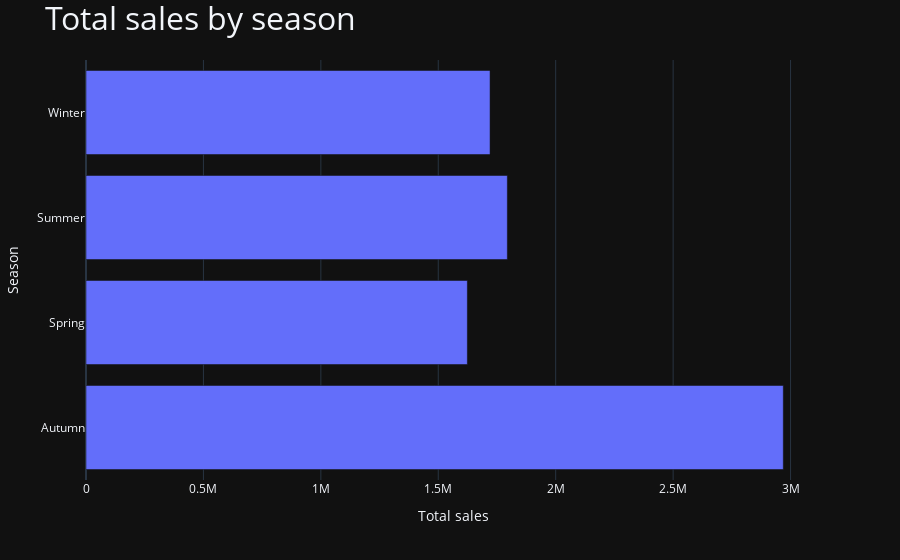

Write notebook code for a chart like this one.
### Code cell
fig = px.bar(y=Season.index, x=Season.values)
fig.update_layout(
    title="Total sales by season",
    yaxis_title="Season",
    xaxis_title="Total sales",
    title_font_size=32,
)
fig.show()

### Figure 1 — Plotly figure (JSON) as saved in the notebook; plotly's stock layout.template omitted (floating-point values rounded to 4 significant figures)
{"data": [{"hovertemplate": "x=%{x}<br>y=%{y}<extra></extra>", "legendgroup": "", "marker": {"color": "#636efa", "pattern": {"shape": ""}}, "name": "", "orientation": "h", "showlegend": false, "textposition": "auto", "x": [2969000.0, 1624000.0, 1794000.0, 1720000.0], "xaxis": "x", "y": ["Autumn", "Spring", "Summer", "Winter"], "yaxis": "y", "type": "bar"}], "layout": {"xaxis": {"anchor": "y", "domain": [0.0, 1.0], "title": {"text": "Total sales"}}, "yaxis": {"anchor": "x", "domain": [0.0, 1.0], "title": {"text": "Season"}}, "legend": {"tracegroupgap": 0}, "margin": {"t": 60}, "barmode": "relative", "title": {"text": "Total sales by season", "font": {"size": 32}}}}
